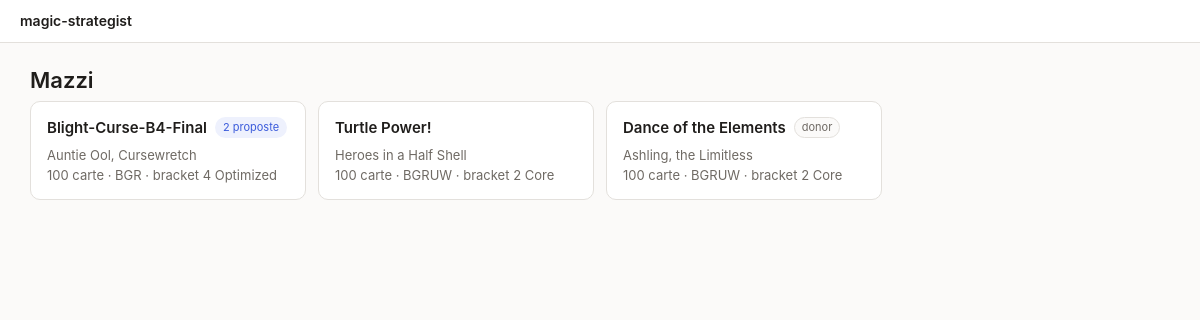
The page / on the database its author committed.
### tables this page shows
CREATE TABLE decks (
    id                  INTEGER PRIMARY KEY,
    location_id         INTEGER NOT NULL UNIQUE REFERENCES locations(id) ON DELETE CASCADE,
    slug                TEXT NOT NULL UNIQUE,
    name                TEXT NOT NULL,
    commander_oracle_id TEXT REFERENCES cards(oracle_id),
    partner_oracle_id   TEXT REFERENCES cards(oracle_id),
    color_identity      TEXT,
    target_bracket      INTEGER CHECK (target_bracket BETWEEN 1 AND 5),
    is_registered       INTEGER NOT NULL DEFAULT 0,
    -- active: kept assembled and held to exactly 100.
    -- donor:  cannibalised for parts. Its cards count as available inventory,
    --         its list is not held to 100, and it makes no claim on a card
    --         that an active deck also wants.
    -- retired: kept for the record only.
    status              TEXT NOT NULL DEFAULT 'active'
                        CHECK (status IN ('active', 'donor', 'retired')),
    notes               TEXT
);

CREATE TABLE cards (
    oracle_id        TEXT PRIMARY KEY,
    name             TEXT NOT NULL,
    mana_cost        TEXT,
    mana_value       REAL,
    type_line        TEXT,
    oracle_text      TEXT,
    power            TEXT,
    toughness        TEXT,
    loyalty          TEXT,
    colors           TEXT,                    -- WUBRG subset, '' = colorless
    color_identity   TEXT NOT NULL DEFAULT '',-- WUBRG subset, sorted
    keywords         TEXT,                    -- JSON array
    layout           TEXT,
    card_faces       TEXT,                    -- JSON array; NULL when single-faced
    is_game_changer  INTEGER NOT NULL DEFAULT 0,
    is_basic_land    INTEGER NOT NULL DEFAULT 0,
    is_token         INTEGER NOT NULL DEFAULT 0,
    is_legendary     INTEGER NOT NULL DEFAULT 0,
    can_be_commander INTEGER NOT NULL DEFAULT 0,
    scryfall_uri     TEXT,
    enriched_at      TEXT
);

### app/main.py (the view)
@app.get("/", response_class=HTMLResponse)
def index(request: Request):
    conn = q.connect()
    try:
        decks = q.list_decks(conn)
    finally:
        conn.close()
    if len(decks) == 1:
        return RedirectResponse(f"/deck/{decks[0]['slug']}")
    return templates.TemplateResponse("index.html", {"request": request, "decks": decks})

### app/templates/index.html
{% extends "base.html" %}
{% block content %}
<div class="wrap">
  <h1>Mazzi</h1>
  <div class="deck-list">
    {% for d in decks %}
    <a class="deck-card" href="/deck/{{ d.slug }}">
      <div class="deck-card-head">
        <span class="deck-name">{{ d.name }}</span>
        {% if d.status != 'active' %}<span class="pill pill-muted">{{ d.status }}</span>{% endif %}
        {% if d.open_proposals %}<span class="pill pill-accent">{{ d.open_proposals }} proposte</span>{% endif %}
      </div>
      <div class="deck-meta">
        {{ d.commander or 'comandante non identificato' }}
      </div>
      <div class="deck-meta">
        {{ d.size }} carte · {{ d.color_identity or 'C' }} ·
        bracket {{ d.target_bracket or '—' }} {{ d.bracket_name }}
      </div>
    </a>
    {% endfor %}
  </div>
</div>
{% endblock %}

### app/templates/base.html (shortened to what this page needs)
<!doctype html>
<html lang="it">
<head>
  <link rel="stylesheet" href="{{ asset('app.css') }}">
</head>
<body>
  <header class="topbar">
    <a href="/" class="brand">magic-strategist</a>
  </header>
  <main>{% block content %}{% endblock %}</main>
</body>
</html>

### app/static/app.css (style rules this page uses)
:root { --bg: #fbfaf9; --surface: #ffffff; --border: #e3e0dc; --text: #1f1d1b; --muted: #6f6a64; --dim: #98928a; --cut: #b3261e; --cut-bg: #fdecea; --add: #1e6b3a; --add-bg: #e8f5ec; --warn: #8a5a00; --warn-bg: #fdf3e0; --accent: #3b5bdb; --accent-bg: #eef1fd; --radius: 10px; }
* { box-sizing: border-box; }
body { margin: 0; background: var(--bg); color: var(--text); font: 15px/1.55 -apple-system, BlinkMacSystemFont, "Segoe UI", Roboto, sans-serif; }
h1 { font-size: 22px; font-weight: 600; margin: 0 0 4px; }
a { color: inherit; }
.wrap { max-width: 1180px; margin: 0 auto; padding: 20px 20px 80px; }
.topbar { position: sticky; top: 0; z-index: 20; display: flex; align-items: center; gap: 14px; padding: 10px 20px; background: var(--surface); border-bottom: 1px solid var(--border); }
.brand { font-weight: 600; text-decoration: none; font-size: 14px; }
.deck-list { display: grid; grid-template-columns: repeat(auto-fill, minmax(260px, 1fr)); gap: 12px; }
.deck-card { display: block; text-decoration: none; background: var(--surface); border: 1px solid var(--border); border-radius: var(--radius); padding: 14px 16px; }
.deck-card-head { display: flex; align-items: center; gap: 8px; flex-wrap: wrap; margin-bottom: 6px; }
.deck-name { font-weight: 600; }
.deck-meta { color: var(--muted); font-size: 13px; }
.pill { font-size: 11px; padding: 1px 7px; border-radius: 20px; border: 1px solid var(--border); color: var(--muted); }
.pill-accent { background: var(--accent-bg); color: var(--accent); border-color: transparent; }
.pill-muted { background: var(--bg); }

### rows shown on the page
decks: name "Blight-Curse-B4-Final", open_proposals "2", name "Auntie Ool, Cursewretch", size "100", color_identity "BGR", target_bracket "4", bracket_name "Optimized"
decks: name "Turtle Power!", name "Heroes in a Half Shell", size "100", color_identity "BGRUW", target_bracket "2", bracket_name "Core"
decks: name "Dance of the Elements", status "donor", name "Ashling, the Limitless", size "100", color_identity "BGRUW", target_bracket "2", bracket_name "Core"
